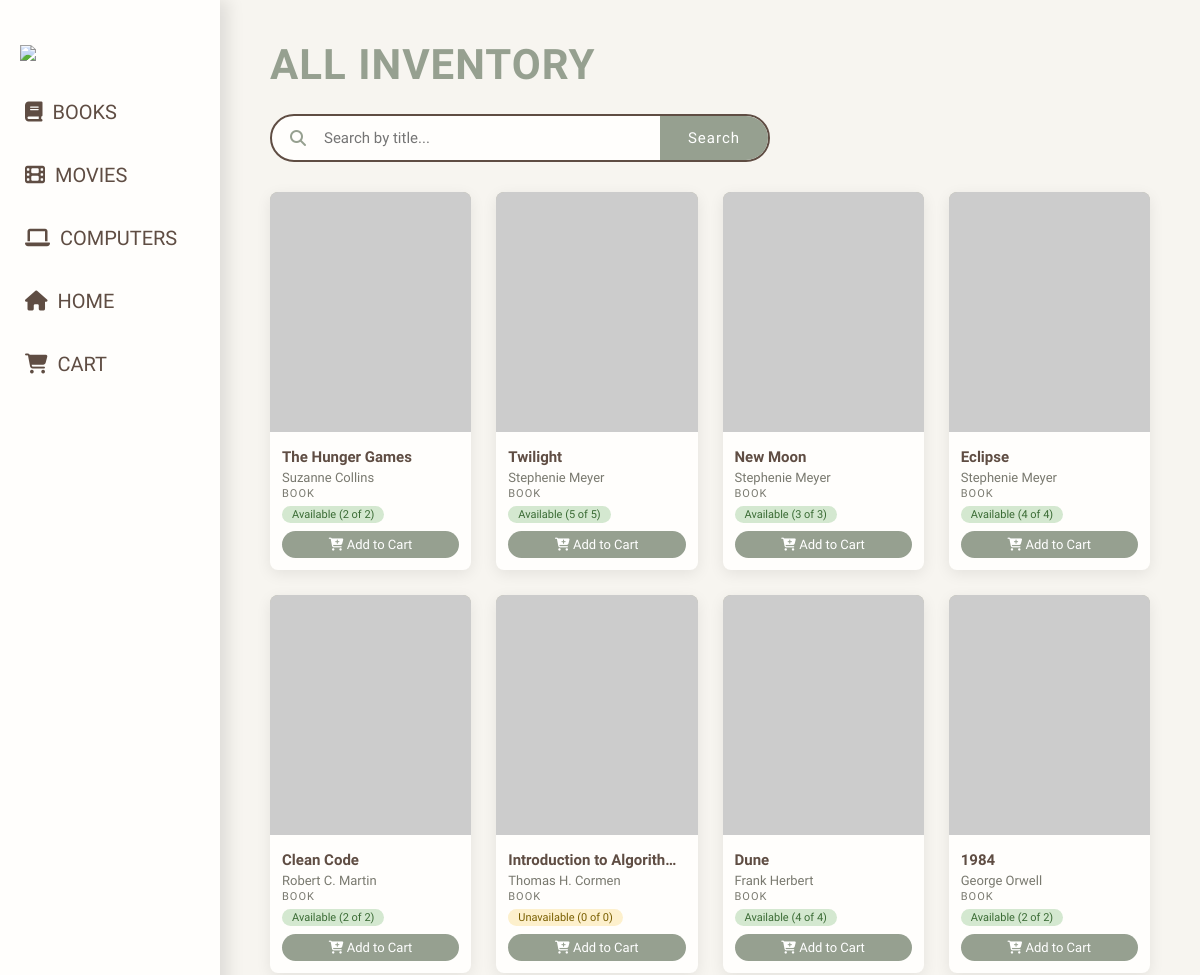
Before: /search (upper part) with the older database file.
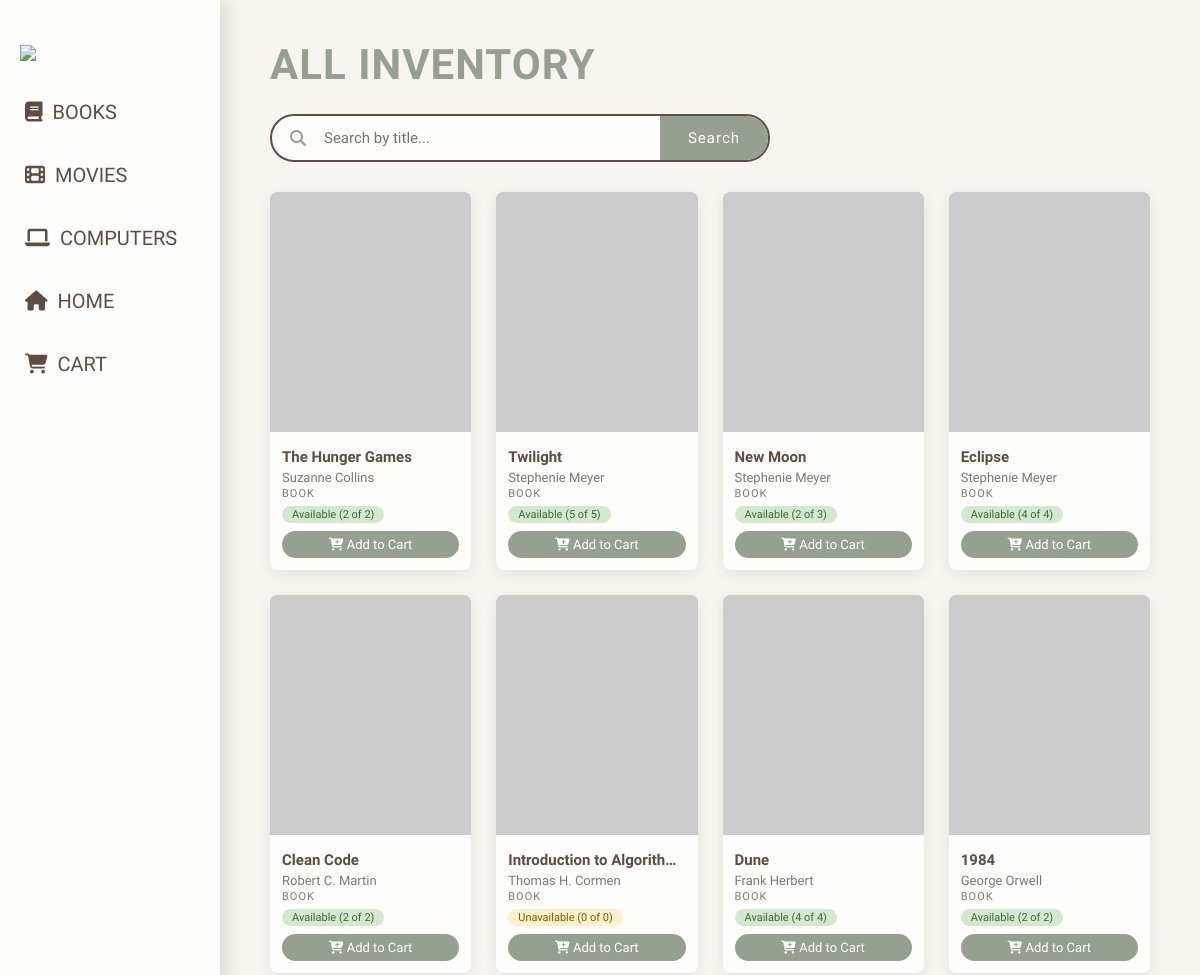
After: the same page with the newer database file.
### models/Items.py (models this page shows, shortened)
class Item(db.Model):
    __tablename__ = "Items"
    id                  = db.Column(db.Integer, primary_key = True)
    item_id             = db.Column(db.String(36), unique = True, nullable = False)
    title               = db.Column(db.String(200), nullable = False)
    description         = db.Column(db.String(300), nullable = True)
    qty                 = db.Column(db.Integer, nullable = False)
    available_qty       = db.Column(db.Integer, nullable = False)
    added_on            = db.Column(db.DateTime, default = utcnow)
    item_type           = db.Column(db.String(20), nullable = False)
    image_url           = db.Column(db.String(500), nullable = True)
    loan_days           = 14
    __mapper_args__ = {
        'polymorphic_on': item_type,
        'polymorphic_identity': 'item'
    }

class Book(Item):
    __tablename__ = "Books"
    id = db.Column(db.Integer, db.ForeignKey('Items.id'), primary_key=True)
    isbn = db.Column(db.String(35), unique=True, nullable=True)
    author = db.Column(db.String(150), nullable=False)
    publisher = db.Column(db.String(100), nullable=True)
    genre = db.Column(db.String(150), nullable=True)
    edition = db.Column(db.String(50), nullable=True)
    loan_days = 28
    __mapper_args__ = {
        'polymorphic_identity': 'Book'
    }

class Item(db.Model):
    __tablename__ = "Items"
    id                  = db.Column(db.Integer, primary_key = True)
    item_id             = db.Column(db.String(36), unique = True, nullable = False)
    title               = db.Column(db.String(200), nullable = False)
    description         = db.Column(db.String(300), nullable = True)
    qty                 = db.Column(db.Integer, nullable = False)
    available_qty       = db.Column(db.Integer, nullable = False)
    added_on            = db.Column(db.DateTime, default = utcnow)
    item_type           = db.Column(db.String(20), nullable = False)
    image_url           = db.Column(db.String(500), nullable = True)
    loan_days           = 14
    __mapper_args__ = {
        'polymorphic_on': item_type,
        'polymorphic_identity': 'item'
    }

### app.py (the view)
@app.route('/search')
def search():
    q = request.args.get('q', '').strip()
    if q:
        items = Item.query.filter(Item.title.ilike(f'%{q}%')).all()
    else:
        items = Item.query.all()
    return render_template('search-catalog.html', items = items, q = q)

### templates/search-catalog.html (shortened to what this page needs)
{% extends "browse-layout.html" %}
{% block content %}
{% if q %}
    <h2 class="page-title">Search results for "{{ q }}"</h2>
{% else %}
    <h2 class="page-title">All Inventory</h2>
{% endif %}
<form method = "GET" action = "{{ url_for('search') }}">
    <div class = "search-bar">
        <i class = "fas fa-search"></i>
        <input type="text" name = "q" placeholder = "Search by title..."
               value="{{ q }}">
        <button type="submit">Search</button>
    </div>
</form>
{% if items %}
<div class = "card-grid">
    {% for item in items %}
    <div class = "book-card">
        <img src = "{{ item.image_url if item.image_url else 'https://placehold.co/180x240?text=No+Cover' }}"
             alt = "{{ item.title }}">
        <div class="card-info">
            <div class="card-title">{{ item.title }}</div>
            {% if item.item_type == 'Book' %}
                <div class="card-author">{{ item.author }}</div>
            {% elif item.item_type == 'Movie' %}
                <div class="card-author">{{ item.director }}</div>
            {% elif item.item_type == 'Computer' %}
                <div class="card-author">{{ item.brand if item.brand else item.os }}</div>
            {% endif %}
            <div style="font-size:11px; color:var(--gray); text-transform:uppercase; letter-spacing:1px; margin-top:2px;">
                {{ item.item_type }}
            </div>
            {% if item.item_type == 'Computer' %}
                {% if item.available_qty > 0 %}
                    <span class="card-badge available">Available</span>
                {% else %}
                    <span class="card-badge loaned">Currently Loaned</span>
                {% endif %}
            {% else %}
                {% if item.available_qty > 0 %}
                    <span class="card-badge available">Available ({{ item.available_qty }} of {{ item.qty }})</span>
                {% else %}
                    <span class="card-badge loaned">Unavailable (0 of {{ item.qty }})</span>
                {% endif %}
            {% endif %}
            {% if not (item.item_type == 'Computer' and item.available_qty == 0) %}
                <form method="POST" action="{{ url_for('add_to_cart', item_id=item.item_id) }}" style="margin-top:8px;">
                    <button type="submit" style="width:100%; padding:6px; background:var(--green); color:white; border:none; border-radius:var(--border-radius-m); font-family:'Neuton',serif; font-size:13px; cursor:pointer;">
                        <i class="fa-solid fa-cart-plus"></i> Add to Cart
                    </button>
                </form>
            {% endif %}
        </div>
    </div>
    {% endfor %}
</div>
{% else %}
<div class="empty-state">
    <i class="fa-solid fa-magnifying-glass"></i>
    No items found{% if q %} for "{{ q }}"{% endif %}.
</div>
{% endif %}
{% endblock %}

Changed rows visible on the page:
changed through a linked row, Book "New Moon": available_qty "3" → "2"
